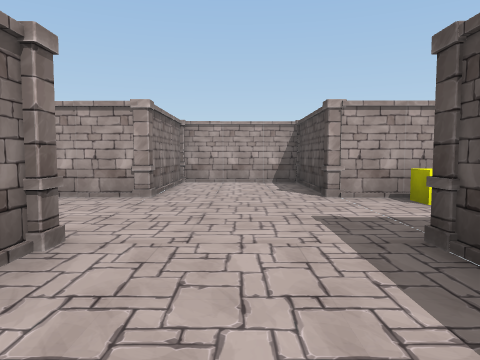
View 1 (above)

12 first-person views from a walk through a Unity game level. The camera is 1.3 m above the floor, tilts 4° down and sees 70° across. The floor is counted in squares, 2 m on a side. Each view is taken from the middle of a square. On the plan, view 1 faces up. The plan holds only what a view shows up to about 10 squares ahead; the rest is blank. The player character is not drawn. Some animated figures are left out.

View 2
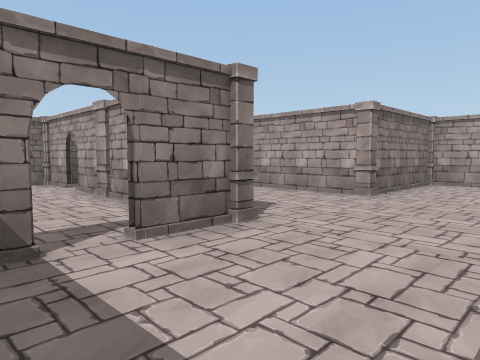

View 3
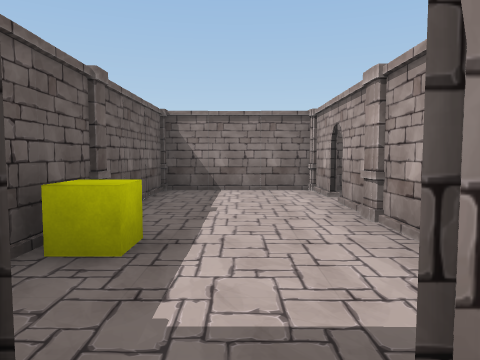

View 4
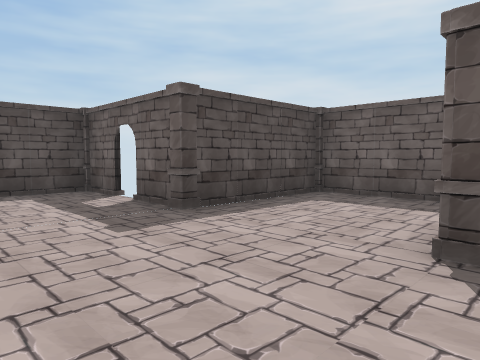

View 5
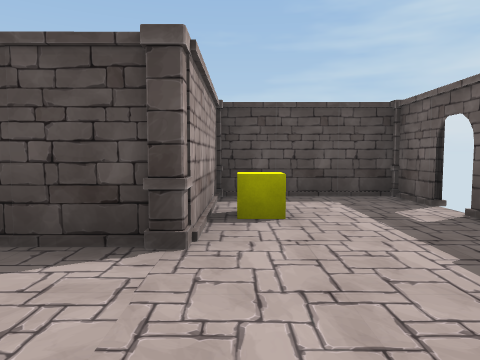

View 6
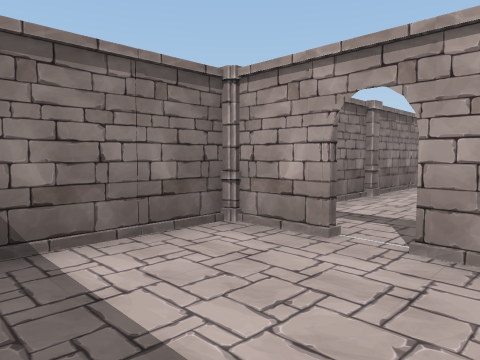

View 7
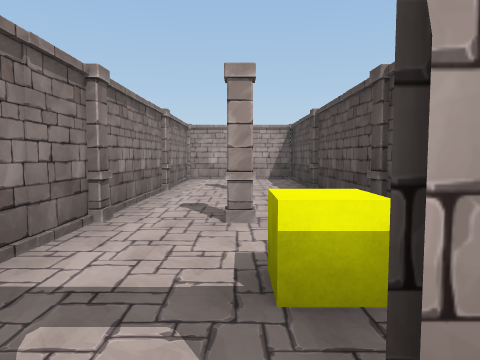

View 8
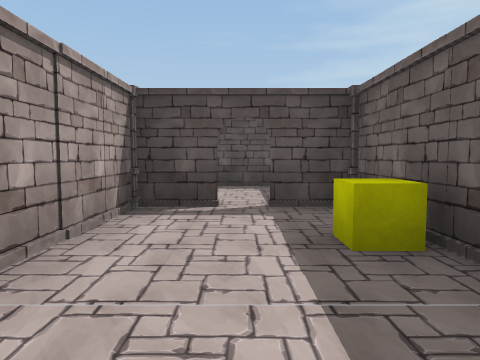

View 9
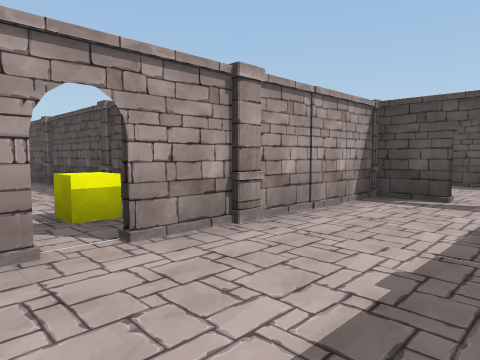

View 10
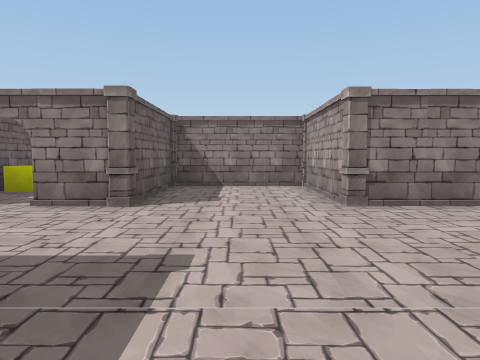

View 11
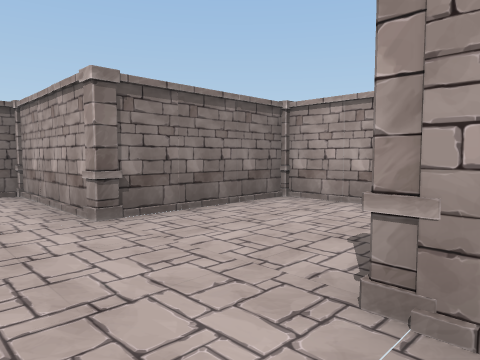

View 12
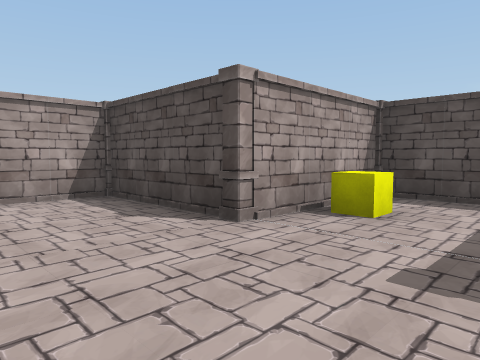

### Floor plan
Points are (right, up) in squares from view 1. A wall is a line through its corners. A room is listed if a view was taken in it or the views show most of it. See-through windows are left out.
Room 1 (views 1, 2, 3, 4, 5, 10, 11, 12)
walls: (2.4, 2.5) (4.5, 2.5) (4.5, 4.6); (-1.5, 2.4) (-1.5, 1.3); (-1.6, 2.4) (-2.5, 2.4); (4.2, 5.4) (1.5, 5.4) (1.5, 8.5) (-1.5, 8.5) (-1.5, 6.3); (-0.6, -0.5) (1.5, -0.5) (1.5, 1.7); (-2.6, -0.5) (-1.6, -0.5)
ways out: opening at (-2, 1) to room 2; opening at (-3.5, 4.5) to room 3; gap at (3, 2)
objects: pillar (-2, 3); pillar (-2, 6); pillar (-1, 2); pillar (1, 6); pillar (2, 2); yellow cube (3, 5); pillar (5, 5)
Room 2 (views 6, 7, 8, 9)
walls: (-6.4, 2.4) (-7.5, 2.4); (-7.6, 1.5) (-7.6, -0.5) (-2.6, -0.5); (-2.5, 2.4) (-4.4, 2.4); (-1.6, 1.2) (-1.6, 2.4); (-1.6, -0.5) (-1.6, 0.6)
ways out: opening at (-2, 1) to room 1; opening at (-5.5, 3) to room 3
objects: pillar (-8, 2); pillar (-8, 3); pillar (-5, -1); pillar (-5, 2); pillar (-4, 2); yellow cube (-3, 0)
Room 3 (no view inside)
walls: (-4.4, 2.5) (-1.9, 2.5); (-7.6, 5.4) (-7.6, 4.1); (-2.4, 5.4) (-4.2, 5.4)
ways out: opening at (-3.5, 4.5) to room 1; opening at (-5.5, 3) to room 2; opening at (-6, 7)
objects: pillar (-7, 5); yellow cube (-6, 4) to (-5, 4); pillar (-6, 5) to (-6, 6); pillar (-5, 3); pillar (-5, 5); pillar (-5, 6)

Positions as (right, up) in squares from view 1, and headings:
1: (0, 0), facing up
2: (1, 0), facing up-left
3: (-1, 1), facing left
4: (-2, 5), facing down-right
5: (-1, 5), facing right
6: (-5, 0), facing up-left
7: (-6, 2), facing up
8: (-6, 1), facing right
9: (-7, 0), facing up-right
10: (3, 4), facing left
11: (2, 4), facing up-left
12: (-1, 3), facing up-right
